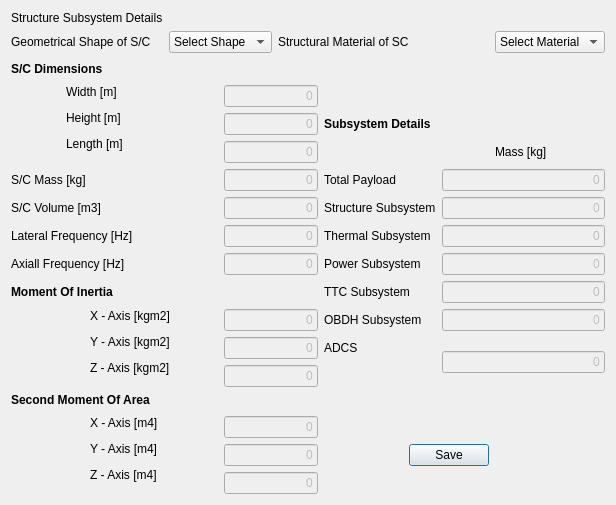
<?xml version="1.0" encoding="UTF-8"?>
<ui version="4.0">
 <class>StructureGUI</class>
 <widget class="QDialog" name="StructureGUI">
  <property name="geometry">
   <rect>
    <x>0</x>
    <y>0</y>
    <width>600</width>
    <height>496</height>
   </rect>
  </property>
  <property name="sizePolicy">
   <sizepolicy hsizetype="Fixed" vsizetype="Fixed">
    <horstretch>0</horstretch>
    <verstretch>0</verstretch>
   </sizepolicy>
  </property>
  <property name="windowTitle">
   <string>Dialog</string>
  </property>
  <layout class="QGridLayout" name="gridLayout">
   <item row="0" column="0">
    <widget class="QLabel" name="label">
     <property name="sizePolicy">
      <sizepolicy hsizetype="Preferred" vsizetype="Fixed">
       <horstretch>0</horstretch>
       <verstretch>0</verstretch>
      </sizepolicy>
     </property>
     <property name="text">
      <string>Structure Subsystem Details</string>
     </property>
    </widget>
   </item>
   <item row="1" column="0">
    <widget class="QLabel" name="label_23">
     <property name="sizePolicy">
      <sizepolicy hsizetype="Fixed" vsizetype="Fixed">
       <horstretch>0</horstretch>
       <verstretch>0</verstretch>
      </sizepolicy>
     </property>
     <property name="text">
      <string>Geometrical Shape of S/C</string>
     </property>
     <property name="indent">
      <number>0</number>
     </property>
    </widget>
   </item>
   <item row="1" column="1" colspan="2">
    <widget class="QComboBox" name="StructureGUISCShapeComboBox">
     <item>
      <property name="text">
       <string>Select Shape</string>
      </property>
     </item>
     <item>
      <property name="text">
       <string>Cube</string>
      </property>
     </item>
     <item>
      <property name="text">
       <string>Cylindirical</string>
      </property>
     </item>
     <item>
      <property name="text">
       <string>Spherical</string>
      </property>
     </item>
    </widget>
   </item>
   <item row="1" column="3" colspan="3">
    <widget class="QLabel" name="label_2">
     <property name="text">
      <string>Structural Material of SC</string>
     </property>
    </widget>
   </item>
   <item row="1" column="7">
    <widget class="QComboBox" name="StructureGUIMaterialComboBox">
     <item>
      <property name="text">
       <string>Select Material</string>
      </property>
     </item>
     <item>
      <property name="text">
       <string>Steel</string>
      </property>
     </item>
     <item>
      <property name="text">
       <string>Aluminium</string>
      </property>
     </item>
    </widget>
   </item>
   <item row="2" column="0" colspan="2">
    <layout class="QHBoxLayout" name="horizontalLayout">
     <item>
      <widget class="QLabel" name="label_8">
       <property name="sizePolicy">
        <sizepolicy hsizetype="Fixed" vsizetype="Fixed">
         <horstretch>0</horstretch>
         <verstretch>0</verstretch>
        </sizepolicy>
       </property>
       <property name="font">
        <font>
         <weight>75</weight>
         <bold>true</bold>
        </font>
       </property>
       <property name="text">
        <string>S/C Dimensions</string>
       </property>
       <property name="indent">
        <number>0</number>
       </property>
      </widget>
     </item>
     <item>
      <spacer name="horizontalSpacer_12">
       <property name="orientation">
        <enum>Qt::Horizontal</enum>
       </property>
       <property name="sizeType">
        <enum>QSizePolicy::MinimumExpanding</enum>
       </property>
       <property name="sizeHint" stdset="0">
        <size>
         <width>98</width>
         <height>20</height>
        </size>
       </property>
      </spacer>
     </item>
    </layout>
   </item>
   <item row="3" column="0" rowspan="3">
    <layout class="QFormLayout" name="formLayout">
     <item row="0" column="0">
      <spacer name="horizontalSpacer">
       <property name="orientation">
        <enum>Qt::Horizontal</enum>
       </property>
       <property name="sizeHint" stdset="0">
        <size>
         <width>49</width>
         <height>20</height>
        </size>
       </property>
      </spacer>
     </item>
     <item row="0" column="1">
      <widget class="QLabel" name="label_9">
       <property name="sizePolicy">
        <sizepolicy hsizetype="Fixed" vsizetype="Fixed">
         <horstretch>0</horstretch>
         <verstretch>0</verstretch>
        </sizepolicy>
       </property>
       <property name="text">
        <string>Width [m]</string>
       </property>
       <property name="indent">
        <number>0</number>
       </property>
      </widget>
     </item>
     <item row="1" column="0">
      <spacer name="horizontalSpacer_2">
       <property name="orientation">
        <enum>Qt::Horizontal</enum>
       </property>
       <property name="sizeHint" stdset="0">
        <size>
         <width>49</width>
         <height>20</height>
        </size>
       </property>
      </spacer>
     </item>
     <item row="1" column="1">
      <widget class="QLabel" name="label_11">
       <property name="sizePolicy">
        <sizepolicy hsizetype="Fixed" vsizetype="Fixed">
         <horstretch>0</horstretch>
         <verstretch>0</verstretch>
        </sizepolicy>
       </property>
       <property name="text">
        <string>Height [m]</string>
       </property>
       <property name="indent">
        <number>0</number>
       </property>
      </widget>
     </item>
     <item row="2" column="0">
      <spacer name="horizontalSpacer_3">
       <property name="orientation">
        <enum>Qt::Horizontal</enum>
       </property>
       <property name="sizeHint" stdset="0">
        <size>
         <width>49</width>
         <height>20</height>
        </size>
       </property>
      </spacer>
     </item>
     <item row="2" column="1">
      <widget class="QLabel" name="label_10">
       <property name="sizePolicy">
        <sizepolicy hsizetype="Fixed" vsizetype="Fixed">
         <horstretch>0</horstretch>
         <verstretch>0</verstretch>
        </sizepolicy>
       </property>
       <property name="text">
        <string>Length [m]</string>
       </property>
       <property name="indent">
        <number>0</number>
       </property>
      </widget>
     </item>
    </layout>
   </item>
   <item row="3" column="2" colspan="2">
    <widget class="QLineEdit" name="StructureGUISCWidthLineEdit">
     <property name="enabled">
      <bool>false</bool>
     </property>
     <property name="text">
      <string>0</string>
     </property>
     <property name="alignment">
      <set>Qt::AlignRight|Qt::AlignTrailing|Qt::AlignVCenter</set>
     </property>
    </widget>
   </item>
   <item row="4" column="2" colspan="2">
    <widget class="QLineEdit" name="StructureGUISCHeightLineEdit">
     <property name="enabled">
      <bool>false</bool>
     </property>
     <property name="text">
      <string>0</string>
     </property>
     <property name="alignment">
      <set>Qt::AlignRight|Qt::AlignTrailing|Qt::AlignVCenter</set>
     </property>
    </widget>
   </item>
   <item row="4" column="4" colspan="2">
    <widget class="QLabel" name="label_3">
     <property name="font">
      <font>
       <weight>75</weight>
       <bold>true</bold>
      </font>
     </property>
     <property name="text">
      <string>Subsystem Details</string>
     </property>
    </widget>
   </item>
   <item row="5" column="2" colspan="2">
    <widget class="QLineEdit" name="StructureGUISCLengthLineEdit">
     <property name="enabled">
      <bool>false</bool>
     </property>
     <property name="text">
      <string>0</string>
     </property>
     <property name="alignment">
      <set>Qt::AlignRight|Qt::AlignTrailing|Qt::AlignVCenter</set>
     </property>
    </widget>
   </item>
   <item row="5" column="7">
    <widget class="QLabel" name="label_27">
     <property name="text">
      <string>Mass [kg]</string>
     </property>
    </widget>
   </item>
   <item row="6" column="0">
    <widget class="QLabel" name="label_12">
     <property name="sizePolicy">
      <sizepolicy hsizetype="Fixed" vsizetype="Fixed">
       <horstretch>0</horstretch>
       <verstretch>0</verstretch>
      </sizepolicy>
     </property>
     <property name="text">
      <string>S/C Mass [kg]</string>
     </property>
     <property name="indent">
      <number>0</number>
     </property>
    </widget>
   </item>
   <item row="6" column="2" colspan="2">
    <widget class="QLineEdit" name="StructureGUISCMassLineEdit">
     <property name="enabled">
      <bool>false</bool>
     </property>
     <property name="text">
      <string>0</string>
     </property>
     <property name="alignment">
      <set>Qt::AlignRight|Qt::AlignTrailing|Qt::AlignVCenter</set>
     </property>
    </widget>
   </item>
   <item row="6" column="4" colspan="2">
    <widget class="QLabel" name="label_28">
     <property name="text">
      <string>Total Payload</string>
     </property>
    </widget>
   </item>
   <item row="6" column="6" colspan="2">
    <widget class="QLineEdit" name="TotalPayloadMassLineEdit">
     <property name="enabled">
      <bool>false</bool>
     </property>
     <property name="text">
      <string>0</string>
     </property>
     <property name="alignment">
      <set>Qt::AlignRight|Qt::AlignTrailing|Qt::AlignVCenter</set>
     </property>
    </widget>
   </item>
   <item row="7" column="0">
    <widget class="QLabel" name="label_24">
     <property name="sizePolicy">
      <sizepolicy hsizetype="Fixed" vsizetype="Fixed">
       <horstretch>0</horstretch>
       <verstretch>0</verstretch>
      </sizepolicy>
     </property>
     <property name="text">
      <string>S/C Volume [m3]</string>
     </property>
     <property name="indent">
      <number>0</number>
     </property>
    </widget>
   </item>
   <item row="7" column="2" colspan="2">
    <widget class="QLineEdit" name="StructureGUISCVolumeLineEdit">
     <property name="enabled">
      <bool>false</bool>
     </property>
     <property name="text">
      <string>0</string>
     </property>
     <property name="alignment">
      <set>Qt::AlignRight|Qt::AlignTrailing|Qt::AlignVCenter</set>
     </property>
    </widget>
   </item>
   <item row="7" column="4" colspan="2">
    <widget class="QLabel" name="label_4">
     <property name="text">
      <string>Structure Subsystem</string>
     </property>
    </widget>
   </item>
   <item row="7" column="6" colspan="2">
    <widget class="QLineEdit" name="StructureSubsystemMassLineEdit">
     <property name="enabled">
      <bool>false</bool>
     </property>
     <property name="text">
      <string>0</string>
     </property>
     <property name="alignment">
      <set>Qt::AlignRight|Qt::AlignTrailing|Qt::AlignVCenter</set>
     </property>
    </widget>
   </item>
   <item row="8" column="0">
    <widget class="QLabel" name="label_13">
     <property name="sizePolicy">
      <sizepolicy hsizetype="Fixed" vsizetype="Fixed">
       <horstretch>0</horstretch>
       <verstretch>0</verstretch>
      </sizepolicy>
     </property>
     <property name="whatsThis">
      <string/>
     </property>
     <property name="text">
      <string>Lateral Frequency [Hz]</string>
     </property>
     <property name="indent">
      <number>0</number>
     </property>
    </widget>
   </item>
   <item row="8" column="2" colspan="2">
    <widget class="QLineEdit" name="StructureGUISCLateralFrequencyLineEdit">
     <property name="enabled">
      <bool>false</bool>
     </property>
     <property name="text">
      <string>0</string>
     </property>
     <property name="alignment">
      <set>Qt::AlignRight|Qt::AlignTrailing|Qt::AlignVCenter</set>
     </property>
    </widget>
   </item>
   <item row="8" column="4" colspan="2">
    <widget class="QLabel" name="label_26">
     <property name="text">
      <string>Thermal Subsystem</string>
     </property>
    </widget>
   </item>
   <item row="8" column="6" colspan="2">
    <widget class="QLineEdit" name="ThermalSubsystemMassLineEdit">
     <property name="enabled">
      <bool>false</bool>
     </property>
     <property name="text">
      <string>0</string>
     </property>
     <property name="alignment">
      <set>Qt::AlignRight|Qt::AlignTrailing|Qt::AlignVCenter</set>
     </property>
    </widget>
   </item>
   <item row="9" column="0">
    <widget class="QLabel" name="label_14">
     <property name="sizePolicy">
      <sizepolicy hsizetype="Fixed" vsizetype="Fixed">
       <horstretch>0</horstretch>
       <verstretch>0</verstretch>
      </sizepolicy>
     </property>
     <property name="text">
      <string>Axiall Frequency [Hz]</string>
     </property>
     <property name="indent">
      <number>0</number>
     </property>
    </widget>
   </item>
   <item row="9" column="2" colspan="2">
    <widget class="QLineEdit" name="StructureGUISCAxialFrequencyLineEdit">
     <property name="enabled">
      <bool>false</bool>
     </property>
     <property name="text">
      <string>0</string>
     </property>
     <property name="alignment">
      <set>Qt::AlignRight|Qt::AlignTrailing|Qt::AlignVCenter</set>
     </property>
    </widget>
   </item>
   <item row="9" column="4" colspan="2">
    <widget class="QLabel" name="label_5">
     <property name="text">
      <string>Power Subsystem</string>
     </property>
    </widget>
   </item>
   <item row="9" column="6" colspan="2">
    <widget class="QLineEdit" name="PowerSubsystemMassLineEdit">
     <property name="enabled">
      <bool>false</bool>
     </property>
     <property name="text">
      <string>0</string>
     </property>
     <property name="alignment">
      <set>Qt::AlignRight|Qt::AlignTrailing|Qt::AlignVCenter</set>
     </property>
    </widget>
   </item>
   <item row="10" column="0">
    <widget class="QLabel" name="label_15">
     <property name="sizePolicy">
      <sizepolicy hsizetype="Fixed" vsizetype="Fixed">
       <horstretch>0</horstretch>
       <verstretch>0</verstretch>
      </sizepolicy>
     </property>
     <property name="font">
      <font>
       <weight>75</weight>
       <bold>true</bold>
      </font>
     </property>
     <property name="text">
      <string>Moment Of Inertia</string>
     </property>
     <property name="indent">
      <number>0</number>
     </property>
    </widget>
   </item>
   <item row="10" column="4" colspan="2">
    <widget class="QLabel" name="label_6">
     <property name="text">
      <string>TTC Subsystem</string>
     </property>
    </widget>
   </item>
   <item row="10" column="6" colspan="2">
    <widget class="QLineEdit" name="TTCSubsystemMassLineEdit">
     <property name="enabled">
      <bool>false</bool>
     </property>
     <property name="text">
      <string>0</string>
     </property>
     <property name="alignment">
      <set>Qt::AlignRight|Qt::AlignTrailing|Qt::AlignVCenter</set>
     </property>
    </widget>
   </item>
   <item row="11" column="0" rowspan="3" colspan="2">
    <layout class="QFormLayout" name="formLayout_2">
     <item row="0" column="0">
      <spacer name="horizontalSpacer_4">
       <property name="orientation">
        <enum>Qt::Horizontal</enum>
       </property>
       <property name="sizeHint" stdset="0">
        <size>
         <width>73</width>
         <height>20</height>
        </size>
       </property>
      </spacer>
     </item>
     <item row="0" column="1">
      <widget class="QLabel" name="label_16">
       <property name="sizePolicy">
        <sizepolicy hsizetype="Fixed" vsizetype="Fixed">
         <horstretch>0</horstretch>
         <verstretch>0</verstretch>
        </sizepolicy>
       </property>
       <property name="text">
        <string>X - Axis [kgm2]</string>
       </property>
       <property name="indent">
        <number>0</number>
       </property>
      </widget>
     </item>
     <item row="1" column="0">
      <spacer name="horizontalSpacer_5">
       <property name="orientation">
        <enum>Qt::Horizontal</enum>
       </property>
       <property name="sizeHint" stdset="0">
        <size>
         <width>73</width>
         <height>20</height>
        </size>
       </property>
      </spacer>
     </item>
     <item row="1" column="1">
      <widget class="QLabel" name="label_17">
       <property name="sizePolicy">
        <sizepolicy hsizetype="Fixed" vsizetype="Fixed">
         <horstretch>0</horstretch>
         <verstretch>0</verstretch>
        </sizepolicy>
       </property>
       <property name="text">
        <string>Y - Axis [kgm2]</string>
       </property>
       <property name="indent">
        <number>0</number>
       </property>
      </widget>
     </item>
     <item row="2" column="0">
      <spacer name="horizontalSpacer_6">
       <property name="orientation">
        <enum>Qt::Horizontal</enum>
       </property>
       <property name="sizeHint" stdset="0">
        <size>
         <width>73</width>
         <height>20</height>
        </size>
       </property>
      </spacer>
     </item>
     <item row="2" column="1">
      <widget class="QLabel" name="label_18">
       <property name="sizePolicy">
        <sizepolicy hsizetype="Fixed" vsizetype="Fixed">
         <horstretch>0</horstretch>
         <verstretch>0</verstretch>
        </sizepolicy>
       </property>
       <property name="text">
        <string>Z - Axis [kgm2]</string>
       </property>
       <property name="indent">
        <number>0</number>
       </property>
      </widget>
     </item>
    </layout>
   </item>
   <item row="11" column="2" colspan="2">
    <widget class="QLineEdit" name="StructureGUIMomentOfInertiaXaxisLineEdit">
     <property name="enabled">
      <bool>false</bool>
     </property>
     <property name="text">
      <string>0</string>
     </property>
     <property name="alignment">
      <set>Qt::AlignRight|Qt::AlignTrailing|Qt::AlignVCenter</set>
     </property>
    </widget>
   </item>
   <item row="11" column="4" colspan="2">
    <widget class="QLabel" name="label_25">
     <property name="text">
      <string>OBDH Subsystem</string>
     </property>
    </widget>
   </item>
   <item row="11" column="6" colspan="2">
    <widget class="QLineEdit" name="OBDHSubsystemMassLineEdit">
     <property name="enabled">
      <bool>false</bool>
     </property>
     <property name="text">
      <string>0</string>
     </property>
     <property name="alignment">
      <set>Qt::AlignRight|Qt::AlignTrailing|Qt::AlignVCenter</set>
     </property>
    </widget>
   </item>
   <item row="12" column="2" colspan="2">
    <widget class="QLineEdit" name="StructureGUIMomentOfInertiaYaxisLineEdit">
     <property name="enabled">
      <bool>false</bool>
     </property>
     <property name="text">
      <string>0</string>
     </property>
     <property name="alignment">
      <set>Qt::AlignRight|Qt::AlignTrailing|Qt::AlignVCenter</set>
     </property>
    </widget>
   </item>
   <item row="12" column="4">
    <widget class="QLabel" name="label_7">
     <property name="text">
      <string>ADCS</string>
     </property>
    </widget>
   </item>
   <item row="12" column="6" rowspan="2" colspan="2">
    <widget class="QLineEdit" name="ADCSMassLineEdit">
     <property name="enabled">
      <bool>false</bool>
     </property>
     <property name="text">
      <string>0</string>
     </property>
     <property name="alignment">
      <set>Qt::AlignRight|Qt::AlignTrailing|Qt::AlignVCenter</set>
     </property>
    </widget>
   </item>
   <item row="13" column="2" colspan="2">
    <widget class="QLineEdit" name="StructureGUIMomentOfInertiaZaxisLineEdit">
     <property name="enabled">
      <bool>false</bool>
     </property>
     <property name="text">
      <string>0</string>
     </property>
     <property name="alignment">
      <set>Qt::AlignRight|Qt::AlignTrailing|Qt::AlignVCenter</set>
     </property>
    </widget>
   </item>
   <item row="14" column="0" colspan="3">
    <layout class="QFormLayout" name="formLayout_4">
     <item row="0" column="0">
      <widget class="QLabel" name="label_22">
       <property name="sizePolicy">
        <sizepolicy hsizetype="Fixed" vsizetype="Fixed">
         <horstretch>0</horstretch>
         <verstretch>0</verstretch>
        </sizepolicy>
       </property>
       <property name="font">
        <font>
         <weight>75</weight>
         <bold>true</bold>
        </font>
       </property>
       <property name="text">
        <string>Second Moment Of Area</string>
       </property>
       <property name="indent">
        <number>0</number>
       </property>
      </widget>
     </item>
     <item row="0" column="1">
      <spacer name="horizontalSpacer_14">
       <property name="orientation">
        <enum>Qt::Horizontal</enum>
       </property>
       <property name="sizeType">
        <enum>QSizePolicy::MinimumExpanding</enum>
       </property>
       <property name="sizeHint" stdset="0">
        <size>
         <width>98</width>
         <height>17</height>
        </size>
       </property>
      </spacer>
     </item>
    </layout>
   </item>
   <item row="15" column="0" rowspan="3">
    <layout class="QFormLayout" name="formLayout_3">
     <item row="0" column="0">
      <spacer name="horizontalSpacer_7">
       <property name="orientation">
        <enum>Qt::Horizontal</enum>
       </property>
       <property name="sizeHint" stdset="0">
        <size>
         <width>73</width>
         <height>20</height>
        </size>
       </property>
      </spacer>
     </item>
     <item row="0" column="1">
      <widget class="QLabel" name="label_19">
       <property name="sizePolicy">
        <sizepolicy hsizetype="Fixed" vsizetype="Fixed">
         <horstretch>0</horstretch>
         <verstretch>0</verstretch>
        </sizepolicy>
       </property>
       <property name="text">
        <string>X - Axis [m4]</string>
       </property>
       <property name="indent">
        <number>0</number>
       </property>
      </widget>
     </item>
     <item row="1" column="0">
      <spacer name="horizontalSpacer_8">
       <property name="orientation">
        <enum>Qt::Horizontal</enum>
       </property>
       <property name="sizeHint" stdset="0">
        <size>
         <width>73</width>
         <height>20</height>
        </size>
       </property>
      </spacer>
     </item>
     <item row="1" column="1">
      <widget class="QLabel" name="label_20">
       <property name="sizePolicy">
        <sizepolicy hsizetype="Fixed" vsizetype="Fixed">
         <horstretch>0</horstretch>
         <verstretch>0</verstretch>
        </sizepolicy>
       </property>
       <property name="text">
        <string>Y - Axis [m4]</string>
       </property>
       <property name="indent">
        <number>0</number>
       </property>
      </widget>
     </item>
     <item row="2" column="0">
      <spacer name="horizontalSpacer_9">
       <property name="orientation">
        <enum>Qt::Horizontal</enum>
       </property>
       <property name="sizeHint" stdset="0">
        <size>
         <width>73</width>
         <height>20</height>
        </size>
       </property>
      </spacer>
     </item>
     <item row="2" column="1">
      <widget class="QLabel" name="label_21">
       <property name="sizePolicy">
        <sizepolicy hsizetype="Fixed" vsizetype="Fixed">
         <horstretch>0</horstretch>
         <verstretch>0</verstretch>
        </sizepolicy>
       </property>
       <property name="text">
        <string>Z - Axis [m4]</string>
       </property>
       <property name="indent">
        <number>0</number>
       </property>
      </widget>
     </item>
    </layout>
   </item>
   <item row="15" column="2" colspan="2">
    <widget class="QLineEdit" name="StructureGUIMomentOfAreaXaxisLineEdit">
     <property name="enabled">
      <bool>false</bool>
     </property>
     <property name="text">
      <string>0</string>
     </property>
     <property name="alignment">
      <set>Qt::AlignRight|Qt::AlignTrailing|Qt::AlignVCenter</set>
     </property>
    </widget>
   </item>
   <item row="16" column="2" colspan="2">
    <widget class="QLineEdit" name="StructureGUIMomentOfAreaYaxisLineEdit">
     <property name="enabled">
      <bool>false</bool>
     </property>
     <property name="text">
      <string>0</string>
     </property>
     <property name="alignment">
      <set>Qt::AlignRight|Qt::AlignTrailing|Qt::AlignVCenter</set>
     </property>
    </widget>
   </item>
   <item row="16" column="5" rowspan="2" colspan="2">
    <layout class="QFormLayout" name="formLayout_5">
     <item row="0" column="0">
      <spacer name="verticalSpacer">
       <property name="orientation">
        <enum>Qt::Vertical</enum>
       </property>
       <property name="sizeType">
        <enum>QSizePolicy::Fixed</enum>
       </property>
       <property name="sizeHint" stdset="0">
        <size>
         <width>20</width>
         <height>40</height>
        </size>
       </property>
      </spacer>
     </item>
     <item row="0" column="1">
      <widget class="QPushButton" name="StructureGUISavePushButton">
       <property name="text">
        <string>Save</string>
       </property>
      </widget>
     </item>
    </layout>
   </item>
   <item row="17" column="2" colspan="2">
    <widget class="QLineEdit" name="StructureGUIMomentOfAreaZaxisLineEdit">
     <property name="enabled">
      <bool>false</bool>
     </property>
     <property name="text">
      <string>0</string>
     </property>
     <property name="alignment">
      <set>Qt::AlignRight|Qt::AlignTrailing|Qt::AlignVCenter</set>
     </property>
    </widget>
   </item>
  </layout>
 </widget>
 <resources/>
 <connections/>
</ui>
